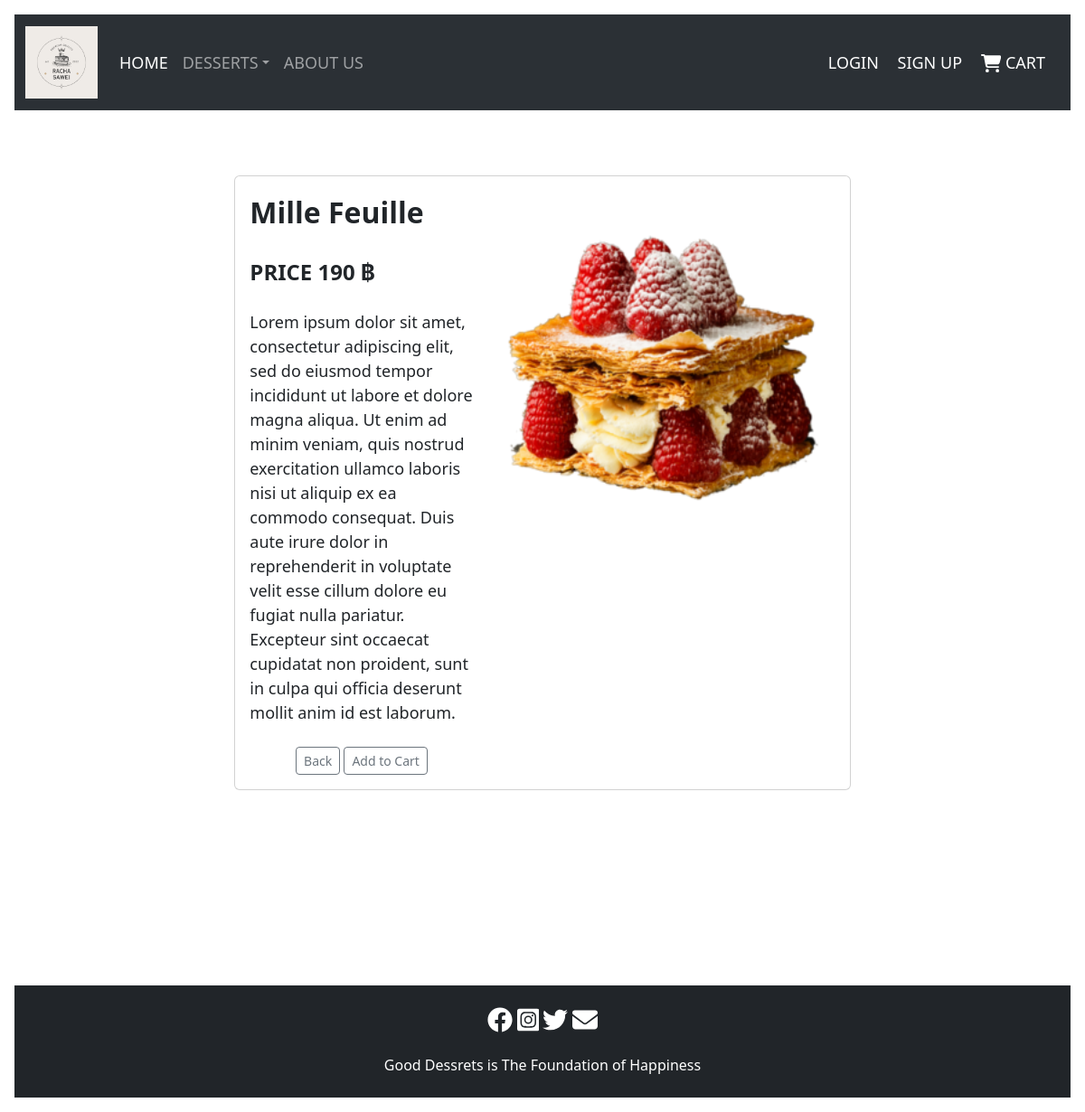
The app's page /menu.php?id=1 with its own data.
### tables this page shows
CREATE TABLE `menu` (
  `id` int(20) NOT NULL,
  `name_food` varchar(20) NOT NULL,
  `img` text NOT NULL,
  `price` int(10) NOT NULL,
  `details` text NOT NULL
);

### menu.php (the view, shortened to what this page needs)
<?php
include('connect.php');
$id = $_GET['id'];
$query = mysqli_query($con,"SELECT * FROM menu WHERE id = $id");
$result = mysqli_fetch_array($query);
?>
<html>
    <head>
        <link href="https://cdn.jsdelivr.net/npm/bootstrap@5.3.2/dist/css/bootstrap.min.css" rel="stylesheet">
    <body>
<nav class="navbar bg-dark navbar-expand-lg bg-body-tertiary" data-bs-theme="dark">
      <div class="container-fluid">
        <a class="navbar-brand" href="rachasawei.php"><img class="d-block w-100" src="img/Logo.png" while="80" height="80"alt="Logo"></a>
      <div class="collapse navbar-collapse" id="navbarNav">
        <ul class="navbar-nav">
        <li class="nav-item">
          <a class="nav-link active" aria-current="page" href="rachasawei.php"><font size = "4.5">HOME</font></a>
        </li>
        <link href="https://cdn.jsdelivr.net/npm/bootstrap@5.3.2/dist/css/bootstrap.min.css" rel="stylesheet">
    <link href="https://getbootstrap.com/docs/5.3/assets/css/docs.css" rel="stylesheet">
  <body class="p-3 m-0 border-0 bd-example m-0 border-0">
  <li class="nav-item dropdown">
        <a class="nav-link dropdown-toggle" data-bs-toggle="dropdown" role="button" aria-expanded="false"><font size = "4.5">DESSERTS</font></a>
        <li class="nav-item">
          <a class="nav-link" href="about us.php"><font size = "4.5">ABOUT US</font></a>
        </li>
        </ul>
      </div>
      </div>
      <ul class="nav justify-content-end">
        <li class="container-fluid">
        <a class="navbar-brand" href="register\login.php">
        <font size = "4.5">  LOGIN </font>
        <a class="navbar-brand" href="register\register.php">
        <font size = "4.5">  SIGN UP </font>
        <a class="navbar-brand" href="add_to_cart.php">
        <font size = "4.5">  CART</font>
        </a>
        </li>
        </ul>
    </nav>
<div id="carouselExampleIndicators" class="carousel slide" data-ride="carousel">
  <BR>
  <BR>
  <br>
  <center><div class="col-md-7">
          <div class="card flex-md-row mb-4 box-shadow h-md-250">
            <div class="card-body d-flex flex-column align-items-start">
              <b><font size = "6"><?=$result['name_food']?></font></b>
              <br>
  <b><font size = "5" align = left>PRICE <?=$result['price']?> ฿</font></b>
  <BR>
  <font size = "4" align = left><?=$result['details']?></font>
  <br>
  <div class = "container">
  <a href="rachasawei.php" button type="button" class="btn btn-sm btn-outline-secondary">Back</button></a>
  <button type="button" class="btn btn-sm btn-outline-secondary">Add to Cart</button>
            </div>
            </div>
            <img class="card-img-right flex-auto d-none d-md-block" data-src="holder.js/200x250?theme=thumb" style="width: 400px; height: 400px;" src="<?=$result['img']?>" whidth="500" height="500" align="center" data-holder-rendered="true">
          </div>
        </div></center>
            <br><br><br><br><br><br><br><br>
            <footer class="py-4 bg-dark">
      <center>
        <br><br>
        <div class="container">
      <p class="m-0 text-center text-white">Good Dessrets is The Foundation of Happiness</p></div>
    </center>
      </footer>
    </body>
</html>

### menu.php (style rules this page uses)
svg { fill:#ffffff }

### records on screen
menu: name_food "Mille Feuille", price "190", details "Lorem ipsum dolor sit amet, consectetur adipiscing elit, sed do eiusmod tempor incididunt ut labore et dolore magna aliqua. Ut enim ad minim veniam, quis nostrud exercitation ullamco laboris nisi ut aliquip ex ea commodo consequat. Duis aute irure dolor in reprehenderit in voluptate velit esse cillum dolore eu fugiat nulla pariatur. Excepteur sint occaecat cupidatat non proident, sunt in culpa qui officia deserunt mollit anim id est laborum.", img (picture)
